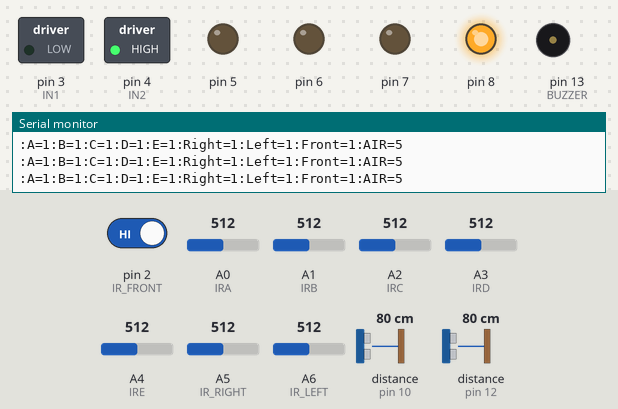
Bench run of a sketch on a simulated Arduino Nano, built with avr-gcc and run on an emulated ATmega328P. Shown: switched loads named in the sketch (green lamp = pin HIGH), output pins drawn as LEDs (lit = HIGH), buzzer (waves = sounding, pin HIGH), the last lines printed to the serial monitor. Dashed ring = blinking. Inputs (shaded band) come from the test bench; at power-on: A5 (IR_RIGHT) = 512, A6 (IR_LEFT) = 512, A1 (IRB) = 512, pin 2 (IR_FRONT) HIGH, A0 (IRA) = 512, A2 (IRC) = 512, A3 (IRD) = 512, A4 (IRE) = 512, distance to the obstacle (sensors on pin 10, pin 12) 80 cm. The echo pulse lasts 58.3 µs per cm.

Above: at 2.0 s.
2.1 s: A5 (IR_RIGHT) set to 592
5.1 s: A5 (IR_RIGHT) set to 614
At 5.6 s:
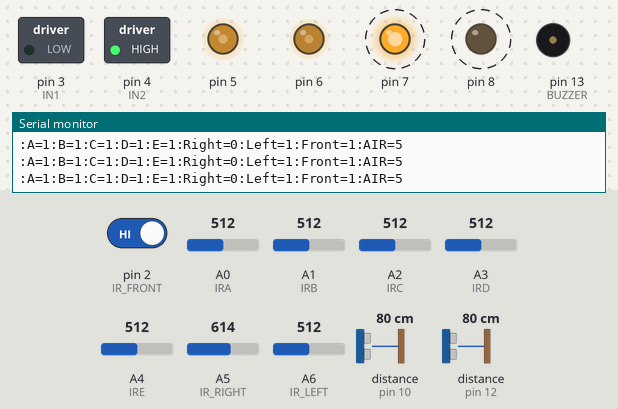
8.1 s: A6 (IR_LEFT) set to 586
11.1 s: A6 (IR_LEFT) set to 608
At 11.9 s:
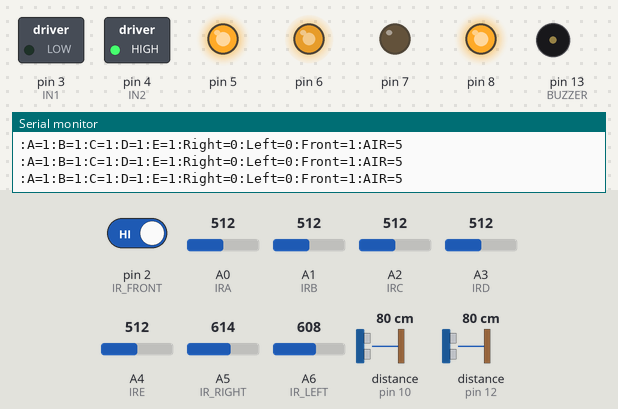
At 12.8 s:
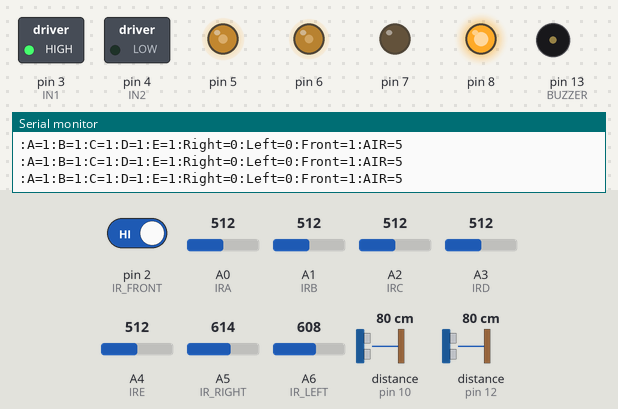
14.1 s: A1 (IRB) set to 589
17.1 s: A1 (IRB) set to 613
At 17.7 s:
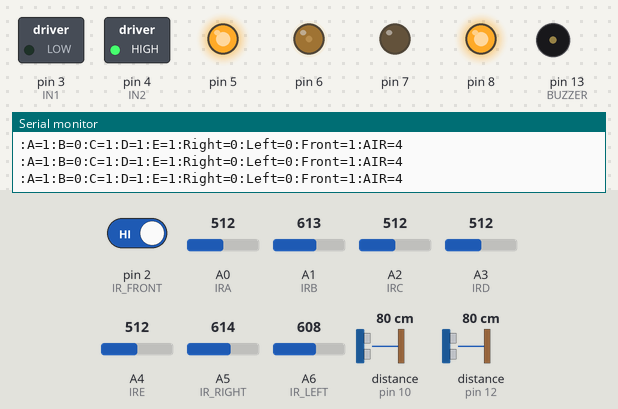
Timing chart, 0 to 19.7 s (numbered marks = the images above; inputs shaded):
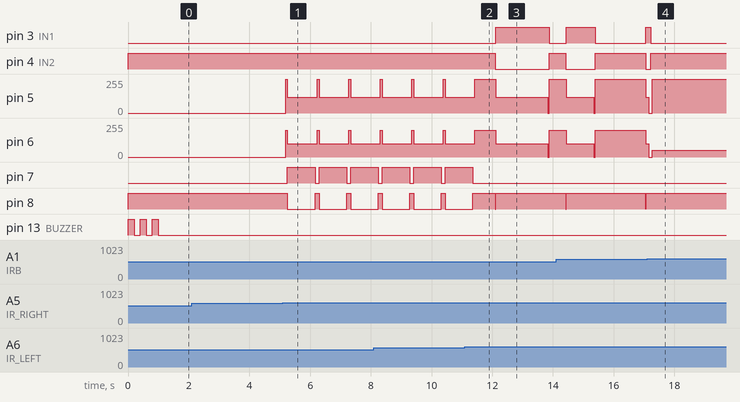

The sketch:

Round_02.ino
```cpp
// Line follower Robot : Scorpion 2.0
// By : Md. Hasibur Rahman, KYAU
#include "Scorpion.h"
#include <SPI.h>
#include <Wire.h>
#include <HCSR04.h>

String Default_Turn = "right",  Object = "Not Found";
//String Track_Color = "black";
String Track_Color = "white";

//***VARIABLES FOR IR SENSOR
int IRA = A0, IRB = A1, IRC = A2, IRD = A3, IRE = A4, IR_RIGHT = A5, IR_LEFT = A6, IR_FRONT = 2;//IR Pins
int A = 0, B = 0, C = 0, D = 0, E = 0, R = 0, L = 0, F = 0, AIR = 0, RL = 0; //IR variable for store value

#define BUZZER 13

//***VARIABLES FOR SONAR SENSOR
int S1Trig = 9, S1Echo = 10, S2Trig = 11, S2Echo = 12;//Sonar Sensor Pins
int SNR_R = 0, SNR_L = 0;//Store sonar data
HCSR04 SNR_RIGHT(S1Trig, S1Echo); //Right Sonor - initialisation class HCSR04 (trig pin - input , echo pin - output)
HCSR04 SNR_LEFT(S2Trig, S2Echo); //Left Sonor - initialisation class HCSR04 (trig pin - input , echo pin - output)

//***VARIABLES FOR MOTOR DRIVER
int ENA = 5, IN1 = 3, IN2 = 4, ENB = 6, IN3 = 7, IN4 = 8;//Pins For Motor Driver
Motor MotorR(ENA, IN1, IN2);  // Right Motor - (IN1, IN2, en, pwm channel)// Motor1 declaration
Motor MotorL(ENB, IN3, IN4);  // Left Motor - (inputpIN1, inputpIN2, enablepin, pwmChannel[0-18])// Motor2 declaration

void setup() {
  Serial.begin(9600);
  Serial.println("Loading...");
  pinMode(BUZZER, OUTPUT);
  pinMode(IR_FRONT, INPUT);
  MotorR.Forward();
  MotorL.Forward();
  Beep(3, 200);

  while (false) {
    ReadIR();
    ReadSonar();
  }

  while (true) {
    ReadIR();
    if (RL == 0) {
      if (AIR == 4)//On track
      {
        (A == 0) ? SharpLeft() : (B == 0) ? MedLeft() : (C == 0 ) ? Straight() : ( D == 0 ) ? MedRight() : (E == 0) ? SharpRight() : ReadIR();
      }
      else if (AIR == 3) //
      {
        (C + D == 0) ? SmoothRight()  : (D + E == 0) ? HardRight() : (C + B == 0) ? SmoothLeft() : (A + B == 0) ? HardLeft() : ReadIR();
      }

      else if (AIR == 5)// White space
      {
        Straight();
        delay(100);
        ReadSonar();//Find cave
        if (SNR_R <= 30 && SNR_L <= 30) {
          FollowCave();
        }
        else {
          FindTrack();
        }
      }
    }

    else if (RL == 2) {
      if (AIR == 0) {
        delay(50);
        ReadIR();
        (AIR == 0 && RL == 2) ? Brake() : DefaultTurn();
      }
    }

    else if (RL == 1) {
      (R == 1) ? _90dRight() : _90dLeft();
    }
  }
}


//*** Default turn
void DefaultTurn() {
  (Track_Color == "right") ? _90dRight() : _90dLeft();
}

void loop() {
}

//*** Car speed 0 with with forward gear
void Brake() {
  MotorR.Speed(0);
  MotorL.Speed(0);
}

//*** Car stop and neutral
void Neutral() {
  MotorR.Release();
  MotorL.Release();
}

//*** Straight Forward
void Straight() {
  MotorL.Speed(200);
  MotorR.Speed(255);//Right motor is bit damaged thats why used more duty cycle than right motor
}

//*** Smooth Left Turn
void SmoothLeft() {
  MotorL.Speed(120);
  MotorR.Speed(255);
}

//*** Smooth Right Turn
void SmoothRight() {
  MotorL.Speed(255);
  MotorR.Speed(150);
}


//*** Medium Left Turn
void MedLeft() {
  MotorL.Speed(50);
  MotorR.Speed(255);
}


//*** Medium Right Turn
void MedRight() {
  MotorL.Speed(255);
  MotorR.Speed(80);
}

//hard left - ok
void HardLeft() {
  MotorL.Speed(0);
  MotorR.Speed(255);
}

//Hard right
void HardRight() {
  MotorL.Speed(200);
  MotorR.Speed(0);

}

//*** Sharp Left Turn
void SharpLeft() {
  MotorR.Forward(); MotorL.Backward();
  MotorR.Speed(100);
  MotorL.Speed(100);
  while (C == 1) {
    ReadIR();
  }
  MotorL.Forward(); MotorR.Forward();
}

//*** Sharp Right Turn
void SharpRight() {
  MotorL.Forward(); MotorR.Backward();
  MotorR.Speed(120);
  MotorL.Speed(100);
  while (C == 1) {
    ReadIR();
  }
  MotorL.Forward(); MotorR.Forward();
}

//*** 90d left turn
void _90dLeft() {
  Serial.println("_90dLeft");
  Straight();
  AsyncTurn(300);//go straight until AIR = 0 or the time out
  MotorR.Forward(); MotorL.Backward();
  MotorL.Speed(100); MotorR.Speed(120);
  AsyncWait(800); //turn until the track is found or 800mls exceed
  MotorL.Forward(); MotorR.Forward();
}

//*** 90d Right Turn
void _90dRight() {
  Serial.println("_90dRight");
  Straight();
  AsyncTurn(300);//go straight until AIR = 0 or the time out
  MotorR.Backward(); MotorL.Forward();
  MotorL.Speed(100); MotorR.Speed(120);
  AsyncWait(800);//turn until the track is found or 800mls exceed
  MotorL.Forward(); MotorR.Forward();
}

//*** U_Turn turn on place
void U_Turn(int Time) {
  Neutral(); // Both motor stop with neutral gear
  delay(10);
  MotorL.Forward(); MotorR.Backward();// Rotate on place
  MotorR.Speed(120); MotorL.Speed(100);
  AsyncWait(Time); // [1800mls for 360degree]Turning until it found the track or it is on position of 180 degree
  Brake();
  ReadIR();
  MotorL.Forward(); MotorR.Forward();
}

//*** Read all IR sensor
void ReadIR() {
  A = analogRead(IRA); A = A / 600; //(A == 0) ? A = 0 : A = 1; // 0 = black, 1 = white
  B = analogRead(IRB); B = B / 600; //(B == 0) ? B = 0 : B = 1;// 0 = black, 1 = white
  C = analogRead(IRC); C = C / 600; //(C == 0) ? C = 0 : C = 1;// 0 = black, 1 = white
  D = analogRead(IRD); D = D / 600; //(D == 0) ? D = 0 : D = 1;// 0 = black, 1 = white
  E = analogRead(IRE); E = E / 600; //(E == 0) ? E = 0 : E = 1;// 0 = black, 1 = white
  R = analogRead(IR_RIGHT); R = R / 600; //(D == 0) ? D = 0 : D = 1;// 0 = white, 1 = black
  L = analogRead(IR_LEFT); L = L / 600; //(E == 0) ? E = 0 : E = 1;// 0 = white, 1 = black
  F = digitalRead(IR_FRONT); //F = F / 600; //(E == 0) ? E = 0 : E = 1;// 0 = white, 1 = black
  if (Track_Color == "white") {
    A = abs(A - 1);
    B = abs(B - 1);
    C = abs(C - 1);
    D = abs(D - 1);
    E = abs(E - 1);
    R = abs(R - 1);
    L = abs(L - 1);
  }
  RL = R + L;
  AIR = A + B + C + D + E;

  if (F == 0) {
    Brake();
    Serial.println(" ");
    Serial.println("Obstacle Found");
  }


  Serial.println(" ");
  Serial.print(":A=");
  Serial.print(A);
  Serial.print(":B=");
  Serial.print(B);
  Serial.print(":C=");
  Serial.print(C);
  Serial.print(":D=");
  Serial.print(D);
  Serial.print(":E=");
  Serial.print(E);
  Serial.print(":Right=");
  Serial.print(R);
  Serial.print(":Left=");
  Serial.print(L);
  Serial.print(":Front=");
  Serial.print(F);
  Serial.print(":AIR=");
  Serial.print(AIR);

}

void ReadSonar() {
  SNR_R = SNR_RIGHT.dist() - 4; //sonar is 4 cm inside
  delay(10);
  SNR_L = SNR_LEFT.dist() - 4;//sonar is 4 cm inside
  delay(10);
  Serial.print(" :SNR_R= ");
  Serial.print(SNR_R);
  Serial.print(" :SNR_L=");
  Serial.println(SNR_L);
}

void AsyncWait(unsigned long interval) {
  unsigned long TimeCount = millis();;
  unsigned long CurrentTime = TimeCount;
  unsigned long TimeLap;
  do {
    TimeLap = TimeCount - CurrentTime;
    TimeCount = millis();
    ReadIR();
  }
  while (TimeLap < interval && AIR == 5); // if track found within time or the time is out then break the loop
}

void AsyncTurn(unsigned long interval) {
  unsigned long TimeCount = millis();;
  unsigned long CurrentTime = TimeCount;
  unsigned long TimeLap;
  do {
    TimeLap = TimeCount - CurrentTime;
    TimeCount = millis();
    ReadIR();
  }
  while (TimeLap < interval && AIR != 5); // if track found within time or the time is out then break the loop
}

int Beep(int n, int dly) {
  int i = 0;
  while (i < n) {
    digitalWrite(BUZZER, HIGH);
    delay(dly);
    digitalWrite(BUZZER, LOW);
    delay(dly);
    i++;
  }
}

void FindTrack() {
  // Go forward for finding track
  Straight();
  AsyncWait(400); // go 15 cm
  if (AIR == 5) { // still white space?
    U_Turn(1600); // search sides
    if (AIR == 5) { // still white space?
      Straight();
      AsyncWait(400); // go more 15 cm
      if (AIR == 5) { // if still white space take U turn and go straight to 30 cm
        U_Turn(800);
        Straight();
        AsyncWait(800);
      }
    }
  }
}

void FollowCave() {
  // Follow cave untill the track is not found (untlil AIR != 5)
  while (AIR == 5) {
    ReadIR();
    ReadSonar();
    int RoadWidth, SideSpace;
    RoadWidth = SNR_R + SNR_L; // total side gap
    SideSpace = (RoadWidth / 2); // average side gap for each side

    //if (SNR_R <= 40 || SNR_L <= 40) { //when the sensor can count distance. Go by the middle of path
    if (true) {
      if (SNR_R > SideSpace) { // car is not in middle of the.
        MedRight();
      }
      else if (SNR_L > SideSpace) { // car is not in middle of the walls
        MedLeft();
      }
      else { // car is now in middle of the walls
        Straight();
      }
    }
  }
}
```

Scorpion.h
```cpp
#ifndef MOTOR_H
#define MOTOR_H
#include <Arduino.h>

class Motor {
  private:
    int IN1;
    int IN2;
    int EN;
    int PWM = 0;

  public:
    Motor(int EN, int IN1, int IN2) {
      this -> IN1 = IN1;
      this -> IN2 = IN2;
      this -> EN = EN;
      init();
    };

    void init() {
      // sets the pins as outputs:
      pinMode(IN1, OUTPUT);
      pinMode(IN2, OUTPUT);
      pinMode(EN, OUTPUT);

      digitalWrite(IN1, LOW);
      digitalWrite(IN2, LOW);

      //analogWrite(EN, 255);
    }

    void Forward() {
      digitalWrite(IN1, LOW);
      digitalWrite(IN2, HIGH);
    };

    void Backward() {
      //Serial.println("Backward");
      digitalWrite(IN1, HIGH);
      digitalWrite(IN2, LOW);
    };

    void Release() {
      //Serial.println("Stop");
      digitalWrite(IN1, LOW);
      digitalWrite(IN2, LOW);
    };

    void Status() {
      Serial.println("Pin used : ");
      Serial.println(IN1);
      Serial.println(IN2);
      Serial.println(EN);
    }
    int Speed(int PWM ) {
      analogWrite(EN, PWM);
    }
};


#endif
```

Measured:
- the behaviour switches between 599 and 600 on A5 (IR_RIGHT) (found by bisection; images 0 and 1)
- the behaviour switches between 599 and 600 on A6 (IR_LEFT) (found by bisection; images 1 and 2)
- the behaviour switches between 599 and 600 on A1 (IRB) (found by bisection; images 3 and 4)
- after the input at 5.1 s, pin 5: 0/255 → 120/255 after 0.10 s; pin 6: 0/255 → 100/255 after 0.10 s; pin 7: alternates HIGH for 0.92 s and LOW for 0.12 s, starting after 0.15 s; pin 8: alternates HIGH for 0.12 s and LOW for 0.92 s, starting after 0.15 s
- after the input at 11.1 s, pin 3 (IN1): LOW → HIGH after 1.0 s, → LOW 1.8 s later; pin 4 (IN2): HIGH → LOW after 1.0 s, → HIGH 1.8 s later; pin 7: goes on until 11.4 s, then stays LOW
- after the input at 17.1 s, pin 8: stays HIGH (without the input it goes to LOW after 2.3 s)
- by itself, pin 13 (BUZZER): alternates HIGH for 0.20 s and LOW for 0.20 s, 6 changes in all, then stays LOW
